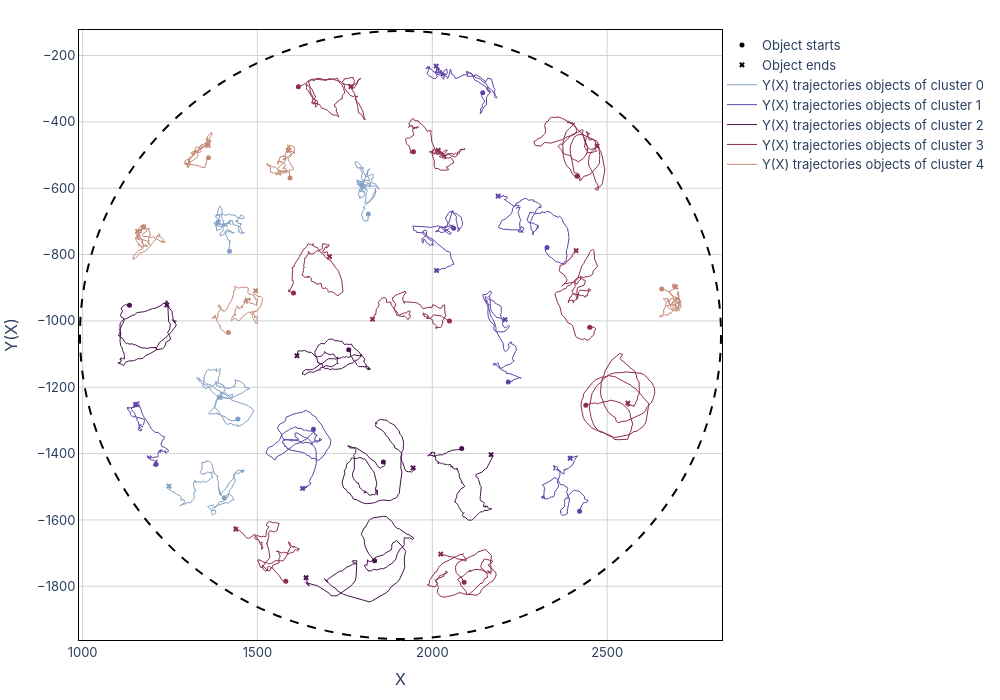
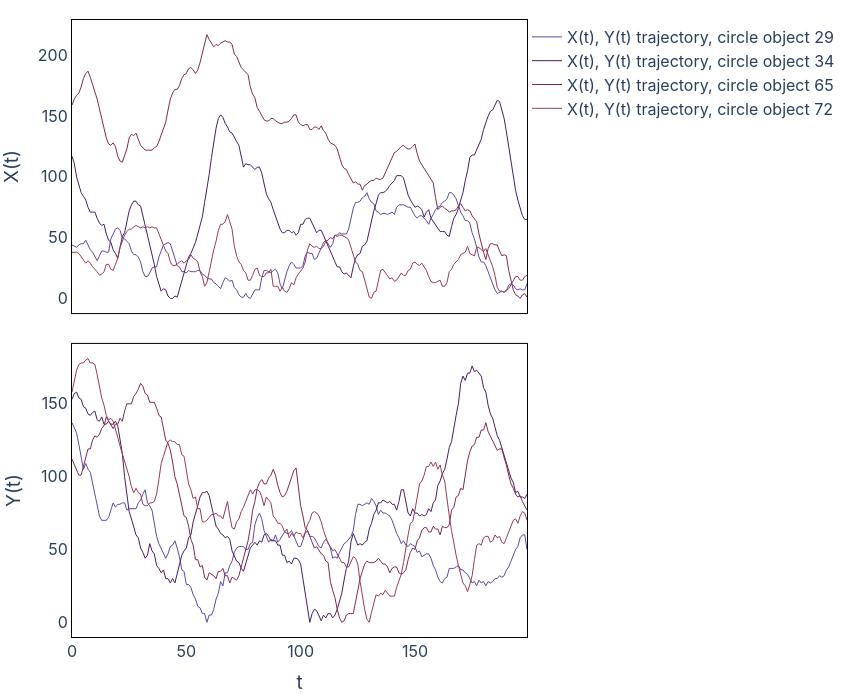
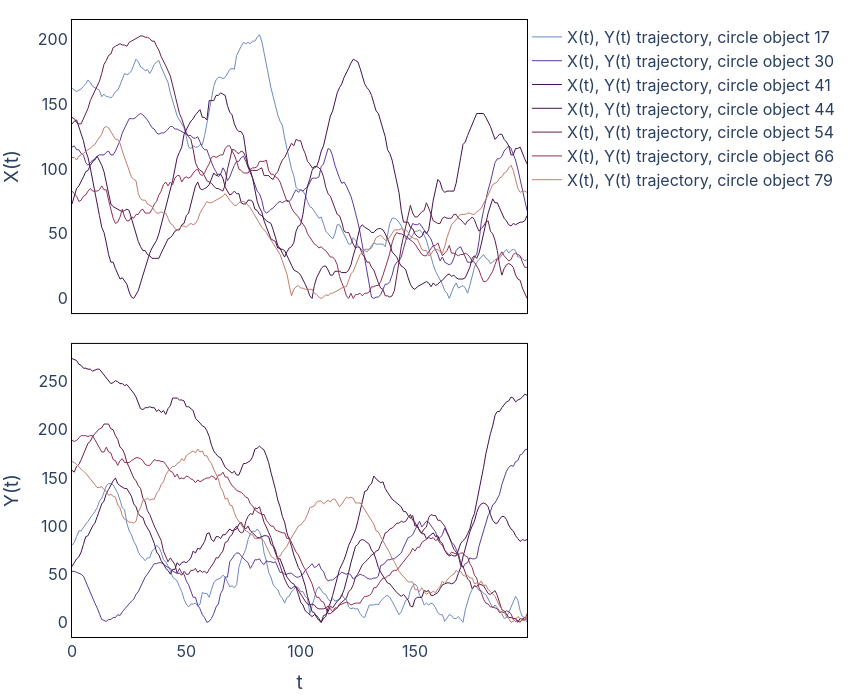
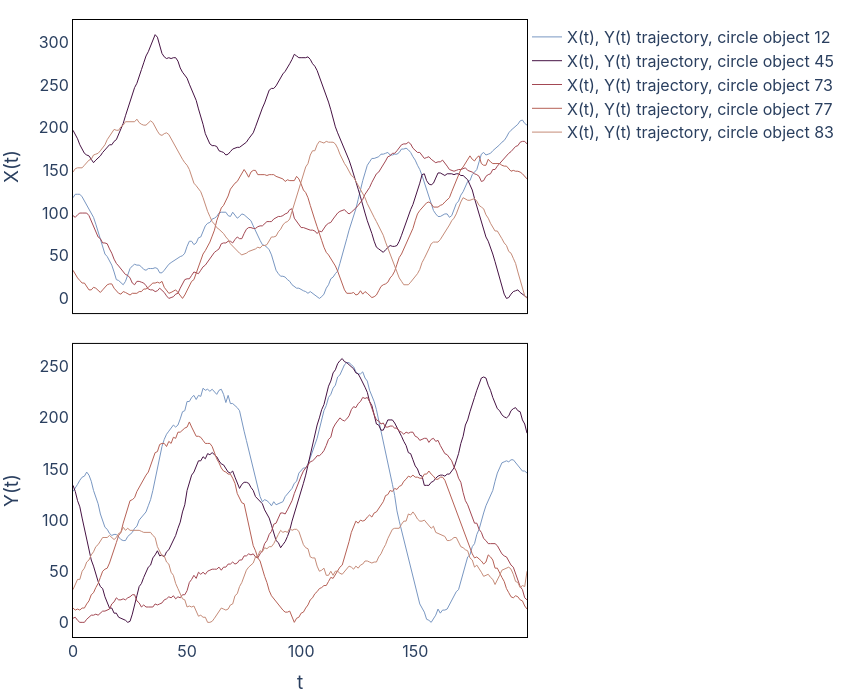

Notebook cell for these charts, in order:
### Code cell
clusters = Clusterer(df,coord_data = coord_data,  robots_form=robots_form ,n_clusters = 5, colors = colors, time_period = time_period, save_flag = True)
clusters.cluster_creating()
clusters.cluster_analysis()

### Figure 1 — Plotly figure (JSON) as saved in the notebook; plotly's stock layout.template omitted (floating-point values rounded to 4 significant figures; data arrays with more than 128 entries replaced by an {"elided": "..."} marker saying what was removed)
{"data": [{"line": {"color": "black", "width": 1}, "marker": {"color": "black", "size": 5, "symbol": "circle"}, "mode": "markers", "name": "Object starts", "showlegend": true, "type": "scatter", "x": [null], "y": [null]}, {"line": {"color": "black", "width": 1}, "marker": {"color": "black", "size": 5, "symbol": "x"}, "mode": "markers", "name": "Object ends", "showlegend": true, "type": "scatter", "x": [null], "y": [null]}, {"line": {"color": "rgb(130, 160, 195)", "width": 1}, "mode": "lines", "name": "Y(X) trajectories objects of cluster 0", "showlegend": true, "type": "scatter", "x": {"elided": "200 int values"}, "xaxis": "x", "y": {"elided": "200 int values"}, "yaxis": "y"}, {"line": {"color": "black", "width": 1}, "marker": {"color": "rgb(130, 160, 195)", "size": 5, "symbol": "circle"}, "mode": "markers", "name": "Object starts", "showlegend": false, "type": "scatter", "x": [1420], "y": [-790]}, {"line": {"color": "black", "width": 1}, "marker": {"color": "rgb(130, 160, 195)", "size": 5, "symbol": "x"}, "mode": "markers", "name": "Object ends", "showlegend": false, "type": "scatter", "x": [1388], "y": [-703]}, {"line": {"color": "rgb(130, 160, 195)", "width": 1}, "mode": "lines", "name": "Y(X) trajectories objects of cluster 0", "showlegend": false, "type": "scatter", "x": {"elided": "200 int values"}, "xaxis": "x", "y": {"elided": "200 int values"}, "yaxis": "y"}, {"line": {"color": "black", "width": 1}, "marker": {"color": "rgb(130, 160, 195)", "size": 5, "symbol": "circle"}, "mode": "markers", "name": "Object starts", "showlegend": false, "type": "scatter", "x": [1444], "y": [-1296]}, {"line": {"color": "black", "width": 1}, "marker": {"color": "rgb(130, 160, 195)", "size": 5, "symbol": "x"}, "mode": "markers", "name": "Object ends", "showlegend": false, "type": "scatter", "x": [1392], "y": [-1231]}, {"line": {"color": "rgb(130, 160, 195)", "width": 1}, "mode": "lines", "name": "Y(X) trajectories objects of cluster 0", "showlegend": false, "type": "scatter", "x": {"elided": "200 int values"}, "xaxis": "x", "y": {"elided": "200 int values"}, "yaxis": "y"}, {"line": {"color": "black", "width": 1}, "marker": {"color": "rgb(130, 160, 195)", "size": 5, "symbol": "circle"}, "mode": "markers", "name": "Object starts", "showlegend": false, "type": "scatter", "x": [1405], "y": [-1533]}, {"line": {"color": "black", "width": 1}, "marker": {"color": "rgb(130, 160, 195)", "size": 5, "symbol": "x"}, "mode": "markers", "name": "Object ends", "showlegend": false, "type": "scatter", "x": [1247], "y": [-1498]}, {"line": {"color": "rgb(130, 160, 195)", "width": 1}, "mode": "lines", "name": "Y(X) trajectories objects of cluster 0", "showlegend": false, "type": "scatter", "x": {"elided": "200 int values"}, "xaxis": "x", "y": {"elided": "200 int values"}, "yaxis": "y"}, {"line": {"color": "black", "width": 1}, "marker": {"color": "rgb(130, 160, 195)", "size": 5, "symbol": "circle"}, "mode": "markers", "name": "Object starts", "showlegend": false, "type": "scatter", "x": [1817], "y": [-678]}, {"line": {"color": "black", "width": 1}, "marker": {"color": "rgb(130, 160, 195)", "size": 5, "symbol": "x"}, "mode": "markers", "name": "Object ends", "showlegend": false, "type": "scatter", "x": [1798], "y": [-590]}, {"line": {"color": "rgb(94, 67, 165)", "width": 1}, "mode": "lines", "name": "Y(X) trajectories objects of cluster 1", "showlegend": true, "type": "scatter", "x": {"elided": "200 int values"}, "xaxis": "x", "y": {"elided": "200 int values"}, "yaxis": "y"}, {"line": {"color": "black", "width": 1}, "marker": {"color": "rgb(94, 67, 165)", "size": 5, "symbol": "circle"}, "mode": "markers", "name": "Object starts", "showlegend": false, "type": "scatter", "x": [2144], "y": [-312]}, {"line": {"color": "black", "width": 1}, "marker": {"color": "rgb(94, 67, 165)", "size": 5, "symbol": "x"}, "mode": "markers", "name": "Object ends", "showlegend": false, "type": "scatter", "x": [2011], "y": [-232]}, {"line": {"color": "rgb(94, 67, 165)", "width": 1}, "mode": "lines", "name": "Y(X) trajectories objects of cluster 1", "showlegend": false, "type": "scatter", "x": {"elided": "200 int values"}, "xaxis": "x", "y": {"elided": "200 int values"}, "yaxis": "y"}, {"line": {"color": "black", "width": 1}, "marker": {"color": "rgb(94, 67, 165)", "size": 5, "symbol": "circle"}, "mode": "markers", "name": "Object starts", "showlegend": false, "type": "scatter", "x": [2061], "y": [-721]}, {"line": {"color": "black", "width": 1}, "marker": {"color": "rgb(94, 67, 165)", "size": 5, "symbol": "x"}, "mode": "markers", "name": "Object ends", "showlegend": false, "type": "scatter", "x": [2012], "y": [-848]}, {"line": {"color": "rgb(94, 67, 165)", "width": 1}, "mode": "lines", "name": "Y(X) trajectories objects of cluster 1", "showlegend": false, "type": "scatter", "x": {"elided": "200 int values"}, "xaxis": "x", "y": {"elided": "200 int values"}, "yaxis": "y"}, {"line": {"color": "black", "width": 1}, "marker": {"color": "rgb(94, 67, 165)", "size": 5, "symbol": "circle"}, "mode": "markers", "name": "Object starts", "showlegend": false, "type": "scatter", "x": [1660], "y": [-1327]}, {"line": {"color": "black", "width": 1}, "marker": {"color": "rgb(94, 67, 165)", "size": 5, "symbol": "x"}, "mode": "markers", "name": "Object ends", "showlegend": false, "type": "scatter", "x": [1629], "y": [-1505]}, {"line": {"color": "rgb(94, 67, 165)", "width": 1}, "mode": "lines", "name": "Y(X) trajectories objects of cluster 1", "showlegend": false, "type": "scatter", "x": {"elided": "200 int values"}, "xaxis": "x", "y": {"elided": "200 int values"}, "yaxis": "y"}, {"line": {"color": "black", "width": 1}, "marker": {"color": "rgb(94, 67, 165)", "size": 5, "symbol": "circle"}, "mode": "markers", "name": "Object starts", "showlegend": false, "type": "scatter", "x": [2217], "y": [-1184]}, {"line": {"color": "black", "width": 1}, "marker": {"color": "rgb(94, 67, 165)", "size": 5, "symbol": "x"}, "mode": "markers", "name": "Object ends", "showlegend": false, "type": "scatter", "x": [2208], "y": [-996]}, {"line": {"color": "rgb(94, 67, 165)", "width": 1}, "mode": "lines", "name": "Y(X) trajectories objects of cluster 1", "showlegend": false, "type": "scatter", "x": {"elided": "200 int values"}, "xaxis": "x", "y": {"elided": "200 int values"}, "yaxis": "y"}, {"line": {"color": "black", "width": 1}, "marker": {"color": "rgb(94, 67, 165)", "size": 5, "symbol": "circle"}, "mode": "markers", "name": "Object starts", "showlegend": false, "type": "scatter", "x": [2328], "y": [-779]}, {"line": {"color": "black", "width": 1}, "marker": {"color": "rgb(94, 67, 165)", "size": 5, "symbol": "x"}, "mode": "markers", "name": "Object ends", "showlegend": false, "type": "scatter", "x": [2188], "y": [-624]}, {"line": {"color": "rgb(94, 67, 165)", "width": 1}, "mode": "lines", "name": "Y(X) trajectories objects of cluster 1", "showlegend": false, "type": "scatter", "x": {"elided": "200 int values"}, "xaxis": "x", "y": {"elided": "200 int values"}, "yaxis": "y"}, {"line": {"color": "black", "width": 1}, "marker": {"color": "rgb(94, 67, 165)", "size": 5, "symbol": "circle"}, "mode": "markers", "name": "Object starts", "showlegend": false, "type": "scatter", "x": [1210], "y": [-1432]}, {"line": {"color": "black", "width": 1}, "marker": {"color": "rgb(94, 67, 165)", "size": 5, "symbol": "x"}, "mode": "markers", "name": "Object ends", "showlegend": false, "type": "scatter", "x": [1151], "y": [-1252]}, {"line": {"color": "rgb(94, 67, 165)", "width": 1}, "mode": "lines", "name": "Y(X) trajectories objects of cluster 1", "showlegend": false, "type": "scatter", "x": {"elided": "200 int values"}, "xaxis": "x", "y": {"elided": "200 int values"}, "yaxis": "y"}, {"line": {"color": "black", "width": 1}, "marker": {"color": "rgb(94, 67, 165)", "size": 5, "symbol": "circle"}, "mode": "markers", "name": "Object starts", "showlegend": false, "type": "scatter", "x": [2421], "y": [-1574]}, {"line": {"color": "black", "width": 1}, "marker": {"color": "rgb(94, 67, 165)", "size": 5, "symbol": "x"}, "mode": "markers", "name": "Object ends", "showlegend": false, "type": "scatter", "x": [2394], "y": [-1414]}, {"line": {"color": "rgb(69, 18, 76)", "width": 1}, "mode": "lines", "name": "Y(X) trajectories objects of cluster 2", "showlegend": true, "type": "scatter", "x": {"elided": "200 int values"}, "xaxis": "x", "y": {"elided": "200 int values"}, "yaxis": "y"}, {"line": {"color": "black", "width": 1}, "marker": {"color": "rgb(69, 18, 76)", "size": 5, "symbol": "circle"}, "mode": "markers", "name": "Object starts", "showlegend": false, "type": "scatter", "x": [1860], "y": [-1425]}, {"line": {"color": "black", "width": 1}, "marker": {"color": "rgb(69, 18, 76)", "size": 5, "symbol": "x"}, "mode": "markers", "name": "Object ends", "showlegend": false, "type": "scatter", "x": [1945], "y": [-1443]}, {"line": {"color": "rgb(69, 18, 76)", "width": 1}, "mode": "lines", "name": "Y(X) trajectories objects of cluster 2", "showlegend": false, "type": "scatter", "x": {"elided": "200 int values"}, "xaxis": "x", "y": {"elided": "200 int values"}, "yaxis": "y"}, {"line": {"color": "black", "width": 1}, "marker": {"color": "rgb(69, 18, 76)", "size": 5, "symbol": "circle"}, "mode": "markers", "name": "Object starts", "showlegend": false, "type": "scatter", "x": [1835], "y": [-1723]}, {"line": {"color": "black", "width": 1}, "marker": {"color": "rgb(69, 18, 76)", "size": 5, "symbol": "x"}, "mode": "markers", "name": "Object ends", "showlegend": false, "type": "scatter", "x": [1639], "y": [-1774]}, {"line": {"color": "rgb(69, 18, 76)", "width": 1}, "mode": "lines", "name": "Y(X) trajectories objects of cluster 2", "showlegend": false, "type": "scatter", "x": {"elided": "200 int values"}, "xaxis": "x", "y": {"elided": "200 int values"}, "yaxis": "y"}, {"line": {"color": "black", "width": 1}, "marker": {"color": "rgb(69, 18, 76)", "size": 5, "symbol": "circle"}, "mode": "markers", "name": "Object starts", "showlegend": false, "type": "scatter", "x": [2084], "y": [-1385]}, {"line": {"color": "black", "width": 1}, "marker": {"color": "rgb(69, 18, 76)", "size": 5, "symbol": "x"}, "mode": "markers", "name": "Object ends", "showlegend": false, "type": "scatter", "x": [2168], "y": [-1403]}, {"line": {"color": "rgb(69, 18, 76)", "width": 1}, "mode": "lines", "name": "Y(X) trajectories objects of cluster 2", "showlegend": false, "type": "scatter", "x": {"elided": "200 int values"}, "xaxis": "x", "y": {"elided": "200 int values"}, "yaxis": "y"}, {"line": {"color": "black", "width": 1}, "marker": {"color": "rgb(69, 18, 76)", "size": 5, "symbol": "circle"}, "mode": "markers", "name": "Object starts", "showlegend": false, "type": "scatter", "x": [1134], "y": [-953]}, {"line": {"color": "black", "width": 1}, "marker": {"color": "rgb(69, 18, 76)", "size": 5, "symbol": "x"}, "mode": "markers", "name": "Object ends", "showlegend": false, "type": "scatter", "x": [1241], "y": [-952]}, {"line": {"color": "rgb(69, 18, 76)", "width": 1}, "mode": "lines", "name": "Y(X) trajectories objects of cluster 2", "showlegend": false, "type": "scatter", "x": {"elided": "200 int values"}, "xaxis": "x", "y": {"elided": "200 int values"}, "yaxis": "y"}, {"line": {"color": "black", "width": 1}, "marker": {"color": "rgb(69, 18, 76)", "size": 5, "symbol": "circle"}, "mode": "markers", "name": "Object starts", "showlegend": false, "type": "scatter", "x": [1761], "y": [-1087]}, {"line": {"color": "black", "width": 1}, "marker": {"color": "rgb(69, 18, 76)", "size": 5, "symbol": "x"}, "mode": "markers", "name": "Object ends", "showlegend": false, "type": "scatter", "x": [1613], "y": [-1105]}, {"line": {"color": "rgb(142, 44, 80)", "width": 1}, "mode": "lines", "name": "Y(X) trajectories objects of cluster 3", "showlegend": true, "type": "scatter", "x": {"elided": "200 int values"}, "xaxis": "x", "y": {"elided": "200 int values"}, "yaxis": "y"}, {"line": {"color": "black", "width": 1}, "marker": {"color": "rgb(142, 44, 80)", "size": 5, "symbol": "circle"}, "mode": "markers", "name": "Object starts", "showlegend": false, "type": "scatter", "x": [2414], "y": [-564]}, {"line": {"color": "black", "width": 1}, "marker": {"color": "rgb(142, 44, 80)", "size": 5, "symbol": "x"}, "mode": "markers", "name": "Object ends", "showlegend": false, "type": "scatter", "x": [2471], "y": [-473]}, {"line": {"color": "rgb(142, 44, 80)", "width": 1}, "mode": "lines", "name": "Y(X) trajectories objects of cluster 3", "showlegend": false, "type": "scatter", "x": {"elided": "200 int values"}, "xaxis": "x", "y": {"elided": "200 int values"}, "yaxis": "y"}, {"line": {"color": "black", "width": 1}, "marker": {"color": "rgb(142, 44, 80)", "size": 5, "symbol": "circle"}, "mode": "markers", "name": "Object starts", "showlegend": false, "type": "scatter", "x": [2049], "y": [-1000]}, {"line": {"color": "black", "width": 1}, "marker": {"color": "rgb(142, 44, 80)", "size": 5, "symbol": "x"}, "mode": "markers", "name": "Object ends", "showlegend": false, "type": "scatter", "x": [1829], "y": [-995]}, {"line": {"color": "rgb(142, 44, 80)", "width": 1}, "mode": "lines", "name": "Y(X) trajectories objects of cluster 3", "showlegend": false, "type": "scatter", "x": {"elided": "200 int values"}, "xaxis": "x", "y": {"elided": "200 int values"}, "yaxis": "y"}, {"line": {"color": "black", "width": 1}, "marker": {"color": "rgb(142, 44, 80)", "size": 5, "symbol": "circle"}, "mode": "markers", "name": "Object starts", "showlegend": false, "type": "scatter", "x": [2091], "y": [-1788]}, {"line": {"color": "black", "width": 1}, "marker": {"color": "rgb(142, 44, 80)", "size": 5, "symbol": "x"}, "mode": "markers", "name": "Object ends", "showlegend": false, "type": "scatter", "x": [2024], "y": [-1703]}, {"line": {"color": "rgb(142, 44, 80)", "width": 1}, "mode": "lines", "name": "Y(X) trajectories objects of cluster 3", "showlegend": false, "type": "scatter", "x": {"elided": "200 int values"}, "xaxis": "x", "y": {"elided": "200 int values"}, "yaxis": "y"}, {"line": {"color": "black", "width": 1}, "marker": {"color": "rgb(142, 44, 80)", "size": 5, "symbol": "circle"}, "mode": "markers", "name": "Object starts", "showlegend": false, "type": "scatter", "x": [1946], "y": [-490]}, {"line": {"color": "black", "width": 1}, "marker": {"color": "rgb(142, 44, 80)", "size": 5, "symbol": "x"}, "mode": "markers", "name": "Object ends", "showlegend": false, "type": "scatter", "x": [2017], "y": [-486]}, {"line": {"color": "rgb(142, 44, 80)", "width": 1}, "mode": "lines", "name": "Y(X) trajectories objects of cluster 3", "showlegend": false, "type": "scatter", "x": {"elided": "200 int values"}, "xaxis": "x", "y": {"elided": "200 int values"}, "yaxis": "y"}, {"line": {"color": "black", "width": 1}, "marker": {"color": "rgb(142, 44, 80)", "size": 5, "symbol": "circle"}, "mode": "markers", "name": "Object starts", "showlegend": false, "type": "scatter", "x": [1581], "y": [-1785]}, {"line": {"color": "black", "width": 1}, "marker": {"color": "rgb(142, 44, 80)", "size": 5, "symbol": "x"}, "mode": "markers", "name": "Object ends", "showlegend": false, "type": "scatter", "x": [1438], "y": [-1628]}, {"line": {"color": "rgb(142, 44, 80)", "width": 1}, "mode": "lines", "name": "Y(X) trajectories objects of cluster 3", "showlegend": false, "type": "scatter", "x": {"elided": "200 int values"}, "xaxis": "x", "y": {"elided": "200 int values"}, "yaxis": "y"}, {"line": {"color": "black", "width": 1}, "marker": {"color": "rgb(142, 44, 80)", "size": 5, "symbol": "circle"}, "mode": "markers", "name": "Object starts", "showlegend": false, "type": "scatter", "x": [1617], "y": [-294]}, {"line": {"color": "black", "width": 1}, "marker": {"color": "rgb(142, 44, 80)", "size": 5, "symbol": "x"}, "mode": "markers", "name": "Object ends", "showlegend": false, "type": "scatter", "x": [1767], "y": [-294]}, {"line": {"color": "rgb(142, 44, 80)", "width": 1}, "mode": "lines", "name": "Y(X) trajectories objects of cluster 3", "showlegend": false, "type": "scatter", "x": {"elided": "200 int values"}, "xaxis": "x", "y": {"elided": "200 int values"}, "yaxis": "y"}, {"line": {"color": "black", "width": 1}, "marker": {"color": "rgb(142, 44, 80)", "size": 5, "symbol": "circle"}, "mode": "markers", "name": "Object starts", "showlegend": false, "type": "scatter", "x": [1603], "y": [-916]}, {"line": {"color": "black", "width": 1}, "marker": {"color": "rgb(142, 44, 80)", "size": 5, "symbol": "x"}, "mode": "markers", "name": "Object ends", "showlegend": false, "type": "scatter", "x": [1706], "y": [-806]}, {"line": {"color": "rgb(142, 44, 80)", "width": 1}, "mode": "lines", "name": "Y(X) trajectories objects of cluster 3", "showlegend": false, "type": "scatter", "x": {"elided": "200 int values"}, "xaxis": "x", "y": {"elided": "200 int values"}, "yaxis": "y"}, {"line": {"color": "black", "width": 1}, "marker": {"color": "rgb(142, 44, 80)", "size": 5, "symbol": "circle"}, "mode": "markers", "name": "Object starts", "showlegend": false, "type": "scatter", "x": [2439], "y": [-1254]}, {"line": {"color": "black", "width": 1}, "marker": {"color": "rgb(142, 44, 80)", "size": 5, "symbol": "x"}, "mode": "markers", "name": "Object ends", "showlegend": false, "type": "scatter", "x": [2559], "y": [-1248]}, {"line": {"color": "rgb(142, 44, 80)", "width": 1}, "mode": "lines", "name": "Y(X) trajectories objects of cluster 3", "showlegend": false, "type": "scatter", "x": {"elided": "200 int values"}, "xaxis": "x", "y": {"elided": "200 int values"}, "yaxis": "y"}, {"line": {"color": "black", "width": 1}, "marker": {"color": "rgb(142, 44, 80)", "size": 5, "symbol": "circle"}, "mode": "markers", "name": "Object starts", "showlegend": false, "type": "scatter", "x": [2450], "y": [-1019]}, {"line": {"color": "black", "width": 1}, "marker": {"color": "rgb(142, 44, 80)", "size": 5, "symbol": "x"}, "mode": "markers", "name": "Object ends", "showlegend": false, "type": "scatter", "x": [2411], "y": [-788]}, {"line": {"color": "rgb(196, 137, 118)", "width": 1}, "mode": "lines", "name": "Y(X) trajectories objects of cluster 4", "showlegend": true, "type": "scatter", "x": {"elided": "200 int values"}, "xaxis": "x", "y": {"elided": "200 int values"}, "yaxis": "y"}, {"line": {"color": "black", "width": 1}, "marker": {"color": "rgb(196, 137, 118)", "size": 5, "symbol": "circle"}, "mode": "markers", "name": "Object starts", "showlegend": false, "type": "scatter", "x": [1174], "y": [-717]}, {"line": {"color": "black", "width": 1}, "marker": {"color": "rgb(196, 137, 118)", "size": 5, "symbol": "x"}, "mode": "markers", "name": "Object ends", "showlegend": false, "type": "scatter", "x": [1157], "y": [-730]}, {"line": {"color": "rgb(196, 137, 118)", "width": 1}, "mode": "lines", "name": "Y(X) trajectories objects of cluster 4", "showlegend": false, "type": "scatter", "x": {"elided": "200 int values"}, "xaxis": "x", "y": {"elided": "200 int values"}, "yaxis": "y"}, {"line": {"color": "black", "width": 1}, "marker": {"color": "rgb(196, 137, 118)", "size": 5, "symbol": "circle"}, "mode": "markers", "name": "Object starts", "showlegend": false, "type": "scatter", "x": [2656], "y": [-904]}, {"line": {"color": "black", "width": 1}, "marker": {"color": "rgb(196, 137, 118)", "size": 5, "symbol": "x"}, "mode": "markers", "name": "Object ends", "showlegend": false, "type": "scatter", "x": [2696], "y": [-898]}, {"line": {"color": "rgb(196, 137, 118)", "width": 1}, "mode": "lines", "name": "Y(X) trajectories objects of cluster 4", "showlegend": false, "type": "scatter", "x": {"elided": "200 int values"}, "xaxis": "x", "y": {"elided": "200 int values"}, "yaxis": "y"}, {"line": {"color": "black", "width": 1}, "marker": {"color": "rgb(196, 137, 118)", "size": 5, "symbol": "circle"}, "mode": "markers", "name": "Object starts", "showlegend": false, "type": "scatter", "x": [1417], "y": [-1035]}, {"line": {"color": "black", "width": 1}, "marker": {"color": "rgb(196, 137, 118)", "size": 5, "symbol": "x"}, "mode": "markers", "name": "Object ends", "showlegend": false, "type": "scatter", "x": [1495], "y": [-909]}, {"line": {"color": "rgb(196, 137, 118)", "width": 1}, "mode": "lines", "name": "Y(X) trajectories objects of cluster 4", "showlegend": false, "type": "scatter", "x": {"elided": "200 int values"}, "xaxis": "x", "y": {"elided": "200 int values"}, "yaxis": "y"}, {"line": {"color": "black", "width": 1}, "marker": {"color": "rgb(196, 137, 118)", "size": 5, "symbol": "circle"}, "mode": "markers", "name": "Object starts", "showlegend": false, "type": "scatter", "x": [1360], "y": [-508]}, {"line": {"color": "black", "width": 1}, "marker": {"color": "rgb(196, 137, 118)", "size": 5, "symbol": "x"}, "mode": "markers", "name": "Object ends", "showlegend": false, "type": "scatter", "x": [1359], "y": [-471]}, {"line": {"color": "rgb(196, 137, 118)", "width": 1}, "mode": "lines", "name": "Y(X) trajectories objects of cluster 4", "showlegend": false, "type": "scatter", "x": {"elided": "200 int values"}, "xaxis": "x", "y": {"elided": "200 int values"}, "yaxis": "y"}, {"line": {"color": "black", "width": 1}, "marker": {"color": "rgb(196, 137, 118)", "size": 5, "symbol": "circle"}, "mode": "markers", "name": "Object starts", "showlegend": false, "type": "scatter", "x": [1593], "y": [-569]}, {"line": {"color": "black", "width": 1}, "marker": {"color": "rgb(196, 137, 118)", "size": 5, "symbol": "x"}, "mode": "markers", "name": "Object ends", "showlegend": false, "type": "scatter", "x": [1589], "y": [-486]}], "layout": {"font": {"family": "Inter", "size": 13}, "height": 700, "legend": {"bgcolor": "rgba(0,0,0,0)", "x": 1, "xanchor": "left", "y": 1, "yanchor": "top"}, "margin": {"b": 60, "l": 70, "r": 10, "t": 30}, "plot_bgcolor": "white", "shapes": [{"line": {"color": "black", "dash": "dash", "width": 2}, "type": "circle", "x0": 992.6, "x1": 2825.0, "xref": "x", "y0": -1959.0, "y1": -126.1, "yref": "y"}], "width": 1000, "xaxis": {"anchor": "y", "domain": [0, 1], "gridcolor": "lightgrey", "linecolor": "black", "linewidth": 1, "mirror": true, "showline": true, "title": {"text": "X"}}, "yaxis": {"anchor": "x", "domain": [0, 1], "gridcolor": "lightgrey", "linecolor": "black", "linewidth": 1, "mirror": true, "showline": true, "title": {"text": "Y(X)"}}}}

### Figure 2 — Plotly figure (JSON) as saved in the notebook; plotly's stock layout.template omitted (floating-point values rounded to 4 significant figures; data arrays with more than 128 entries replaced by an {"elided": "..."} marker saying what was removed)
{"data": [{"line": {"color": "rgb(95, 72, 167)", "width": 1}, "mode": "lines", "name": "X(t), Y(t) trajectory, circle object 29", "type": "scatter", "x": {"elided": "200 int values"}, "xaxis": "x", "y": {"elided": "200 int values"}, "yaxis": "y"}, {"line": {"color": "rgb(95, 72, 167)", "width": 1}, "mode": "lines", "showlegend": false, "type": "scatter", "x": {"elided": "200 int values"}, "xaxis": "x2", "y": {"elided": "200 int values"}, "yaxis": "y2"}, {"line": {"color": "rgb(73, 29, 105)", "width": 1}, "mode": "lines", "name": "X(t), Y(t) trajectory, circle object 34", "type": "scatter", "x": {"elided": "200 int values"}, "xaxis": "x", "y": {"elided": "200 int values"}, "yaxis": "y"}, {"line": {"color": "rgb(73, 29, 105)", "width": 1}, "mode": "lines", "showlegend": false, "type": "scatter", "x": {"elided": "200 int values"}, "xaxis": "x2", "y": {"elided": "200 int values"}, "yaxis": "y2"}, {"line": {"color": "rgb(132, 41, 78)", "width": 1}, "mode": "lines", "name": "X(t), Y(t) trajectory, circle object 65", "type": "scatter", "x": {"elided": "200 int values"}, "xaxis": "x", "y": {"elided": "200 int values"}, "yaxis": "y"}, {"line": {"color": "rgb(132, 41, 78)", "width": 1}, "mode": "lines", "showlegend": false, "type": "scatter", "x": {"elided": "200 int values"}, "xaxis": "x2", "y": {"elided": "200 int values"}, "yaxis": "y2"}, {"line": {"color": "rgb(154, 60, 82)", "width": 1}, "mode": "lines", "name": "X(t), Y(t) trajectory, circle object 72", "type": "scatter", "x": {"elided": "200 int values"}, "xaxis": "x", "y": {"elided": "200 int values"}, "yaxis": "y"}, {"line": {"color": "rgb(154, 60, 82)", "width": 1}, "mode": "lines", "showlegend": false, "type": "scatter", "x": {"elided": "200 int values"}, "xaxis": "x2", "y": {"elided": "200 int values"}, "yaxis": "y2"}], "layout": {"font": {"family": "Inter", "size": 16}, "height": 700, "legend": {"bgcolor": "rgba(0,0,0,0)", "tracegroupgap": 1, "x": 1, "xanchor": "left", "y": 1, "yanchor": "top"}, "margin": {"b": 60, "l": 40, "r": 10, "t": 20}, "plot_bgcolor": "white", "width": 850, "xaxis": {"anchor": "y", "domain": [0, 1], "linecolor": "black", "linewidth": 1, "matches": "x2", "mirror": true, "showgrid": true, "showline": true, "showticklabels": false, "tickmode": "array"}, "xaxis2": {"anchor": "y2", "domain": [0, 1], "linecolor": "black", "linewidth": 1, "mirror": true, "showgrid": true, "showline": true, "tickmode": "array", "title": {"text": "t"}}, "yaxis": {"anchor": "x", "domain": [0.525, 1], "linecolor": "black", "linewidth": 1, "mirror": true, "showline": true, "title": {"text": "X(t)"}}, "yaxis2": {"anchor": "x2", "domain": [0, 0.475], "linecolor": "black", "linewidth": 1, "mirror": true, "showline": true, "title": {"text": "Y(t)"}}}}

### Figure 3 — Plotly figure (JSON) as saved in the notebook; plotly's stock layout.template omitted (floating-point values rounded to 4 significant figures; data arrays with more than 128 entries replaced by an {"elided": "..."} marker saying what was removed)
{"data": [{"line": {"color": "rgb(109, 139, 191)", "width": 1}, "mode": "lines", "name": "X(t), Y(t) trajectory, circle object 17", "type": "scatter", "x": {"elided": "200 int values"}, "xaxis": "x", "y": {"elided": "200 int values"}, "yaxis": "y"}, {"line": {"color": "rgb(109, 139, 191)", "width": 1}, "mode": "lines", "showlegend": false, "type": "scatter", "x": {"elided": "200 int values"}, "xaxis": "x2", "y": {"elided": "200 int values"}, "yaxis": "y2"}, {"line": {"color": "rgb(90, 60, 154)", "width": 1}, "mode": "lines", "name": "X(t), Y(t) trajectory, circle object 30", "type": "scatter", "x": {"elided": "200 int values"}, "xaxis": "x", "y": {"elided": "200 int values"}, "yaxis": "y"}, {"line": {"color": "rgb(90, 60, 154)", "width": 1}, "mode": "lines", "showlegend": false, "type": "scatter", "x": {"elided": "200 int values"}, "xaxis": "x2", "y": {"elided": "200 int values"}, "yaxis": "y2"}, {"line": {"color": "rgb(67, 18, 83)", "width": 1}, "mode": "lines", "name": "X(t), Y(t) trajectory, circle object 41", "type": "scatter", "x": {"elided": "200 int values"}, "xaxis": "x", "y": {"elided": "200 int values"}, "yaxis": "y"}, {"line": {"color": "rgb(67, 18, 83)", "width": 1}, "mode": "lines", "showlegend": false, "type": "scatter", "x": {"elided": "200 int values"}, "xaxis": "x2", "y": {"elided": "200 int values"}, "yaxis": "y2"}, {"line": {"color": "rgb(69, 19, 73)", "width": 1}, "mode": "lines", "name": "X(t), Y(t) trajectory, circle object 44", "type": "scatter", "x": {"elided": "200 int values"}, "xaxis": "x", "y": {"elided": "200 int values"}, "yaxis": "y"}, {"line": {"color": "rgb(69, 19, 73)", "width": 1}, "mode": "lines", "showlegend": false, "type": "scatter", "x": {"elided": "200 int values"}, "xaxis": "x2", "y": {"elided": "200 int values"}, "yaxis": "y2"}, {"line": {"color": "rgb(102, 30, 71)", "width": 1}, "mode": "lines", "name": "X(t), Y(t) trajectory, circle object 54", "type": "scatter", "x": {"elided": "200 int values"}, "xaxis": "x", "y": {"elided": "200 int values"}, "yaxis": "y"}, {"line": {"color": "rgb(102, 30, 71)", "width": 1}, "mode": "lines", "showlegend": false, "type": "scatter", "x": {"elided": "200 int values"}, "xaxis": "x2", "y": {"elided": "200 int values"}, "yaxis": "y2"}, {"line": {"color": "rgb(145, 48, 80)", "width": 1}, "mode": "lines", "name": "X(t), Y(t) trajectory, circle object 66", "type": "scatter", "x": {"elided": "200 int values"}, "xaxis": "x", "y": {"elided": "200 int values"}, "yaxis": "y"}, {"line": {"color": "rgb(145, 48, 80)", "width": 1}, "mode": "lines", "showlegend": false, "type": "scatter", "x": {"elided": "200 int values"}, "xaxis": "x2", "y": {"elided": "200 int values"}, "yaxis": "y2"}, {"line": {"color": "rgb(193, 125, 107)", "width": 1}, "mode": "lines", "name": "X(t), Y(t) trajectory, circle object 79", "type": "scatter", "x": {"elided": "200 int values"}, "xaxis": "x", "y": {"elided": "200 int values"}, "yaxis": "y"}, {"line": {"color": "rgb(193, 125, 107)", "width": 1}, "mode": "lines", "showlegend": false, "type": "scatter", "x": {"elided": "200 int values"}, "xaxis": "x2", "y": {"elided": "200 int values"}, "yaxis": "y2"}], "layout": {"font": {"family": "Inter", "size": 16}, "height": 700, "legend": {"bgcolor": "rgba(0,0,0,0)", "tracegroupgap": 1, "x": 1, "xanchor": "left", "y": 1, "yanchor": "top"}, "margin": {"b": 60, "l": 40, "r": 10, "t": 20}, "plot_bgcolor": "white", "width": 850, "xaxis": {"anchor": "y", "domain": [0, 1], "linecolor": "black", "linewidth": 1, "matches": "x2", "mirror": true, "showgrid": true, "showline": true, "showticklabels": false, "tickmode": "array"}, "xaxis2": {"anchor": "y2", "domain": [0, 1], "linecolor": "black", "linewidth": 1, "mirror": true, "showgrid": true, "showline": true, "tickmode": "array", "title": {"text": "t"}}, "yaxis": {"anchor": "x", "domain": [0.525, 1], "linecolor": "black", "linewidth": 1, "mirror": true, "showline": true, "title": {"text": "X(t)"}}, "yaxis2": {"anchor": "x2", "domain": [0, 0.475], "linecolor": "black", "linewidth": 1, "mirror": true, "showline": true, "title": {"text": "Y(t)"}}}}

### Figure 4 — Plotly figure (JSON) as saved in the notebook; plotly's stock layout.template omitted (floating-point values rounded to 4 significant figures; data arrays with more than 128 entries replaced by an {"elided": "..."} marker saying what was removed)
{"data": [{"line": {"color": "rgb(121, 151, 194)", "width": 1}, "mode": "lines", "name": "X(t), Y(t) trajectory, circle object 12", "type": "scatter", "x": {"elided": "200 int values"}, "xaxis": "x", "y": {"elided": "200 int values"}, "yaxis": "y"}, {"line": {"color": "rgb(121, 151, 194)", "width": 1}, "mode": "lines", "showlegend": false, "type": "scatter", "x": {"elided": "200 int values"}, "xaxis": "x2", "y": {"elided": "200 int values"}, "yaxis": "y2"}, {"line": {"color": "rgb(70, 19, 68)", "width": 1}, "mode": "lines", "name": "X(t), Y(t) trajectory, circle object 45", "type": "scatter", "x": {"elided": "200 int values"}, "xaxis": "x", "y": {"elided": "200 int values"}, "yaxis": "y"}, {"line": {"color": "rgb(70, 19, 68)", "width": 1}, "mode": "lines", "showlegend": false, "type": "scatter", "x": {"elided": "200 int values"}, "xaxis": "x2", "y": {"elided": "200 int values"}, "yaxis": "y2"}, {"line": {"color": "rgb(163, 72, 83)", "width": 1}, "mode": "lines", "name": "X(t), Y(t) trajectory, circle object 73", "type": "scatter", "x": {"elided": "200 int values"}, "xaxis": "x", "y": {"elided": "200 int values"}, "yaxis": "y"}, {"line": {"color": "rgb(163, 72, 83)", "width": 1}, "mode": "lines", "showlegend": false, "type": "scatter", "x": {"elided": "200 int values"}, "xaxis": "x2", "y": {"elided": "200 int values"}, "yaxis": "y2"}, {"line": {"color": "rgb(182, 97, 86)", "width": 1}, "mode": "lines", "name": "X(t), Y(t) trajectory, circle object 77", "type": "scatter", "x": {"elided": "200 int values"}, "xaxis": "x", "y": {"elided": "200 int values"}, "yaxis": "y"}, {"line": {"color": "rgb(182, 97, 86)", "width": 1}, "mode": "lines", "showlegend": false, "type": "scatter", "x": {"elided": "200 int values"}, "xaxis": "x2", "y": {"elided": "200 int values"}, "yaxis": "y2"}, {"line": {"color": "rgb(197, 139, 120)", "width": 1}, "mode": "lines", "name": "X(t), Y(t) trajectory, circle object 83", "type": "scatter", "x": {"elided": "200 int values"}, "xaxis": "x", "y": {"elided": "200 int values"}, "yaxis": "y"}, {"line": {"color": "rgb(197, 139, 120)", "width": 1}, "mode": "lines", "showlegend": false, "type": "scatter", "x": {"elided": "200 int values"}, "xaxis": "x2", "y": {"elided": "200 int values"}, "yaxis": "y2"}], "layout": {"font": {"family": "Inter", "size": 16}, "height": 700, "legend": {"bgcolor": "rgba(0,0,0,0)", "tracegroupgap": 1, "x": 1, "xanchor": "left", "y": 1, "yanchor": "top"}, "margin": {"b": 60, "l": 40, "r": 10, "t": 20}, "plot_bgcolor": "white", "width": 850, "xaxis": {"anchor": "y", "domain": [0, 1], "linecolor": "black", "linewidth": 1, "matches": "x2", "mirror": true, "showgrid": true, "showline": true, "showticklabels": false, "tickmode": "array"}, "xaxis2": {"anchor": "y2", "domain": [0, 1], "linecolor": "black", "linewidth": 1, "mirror": true, "showgrid": true, "showline": true, "tickmode": "array", "title": {"text": "t"}}, "yaxis": {"anchor": "x", "domain": [0.525, 1], "linecolor": "black", "linewidth": 1, "mirror": true, "showline": true, "title": {"text": "X(t)"}}, "yaxis2": {"anchor": "x2", "domain": [0, 0.475], "linecolor": "black", "linewidth": 1, "mirror": true, "showline": true, "title": {"text": "Y(t)"}}}}
